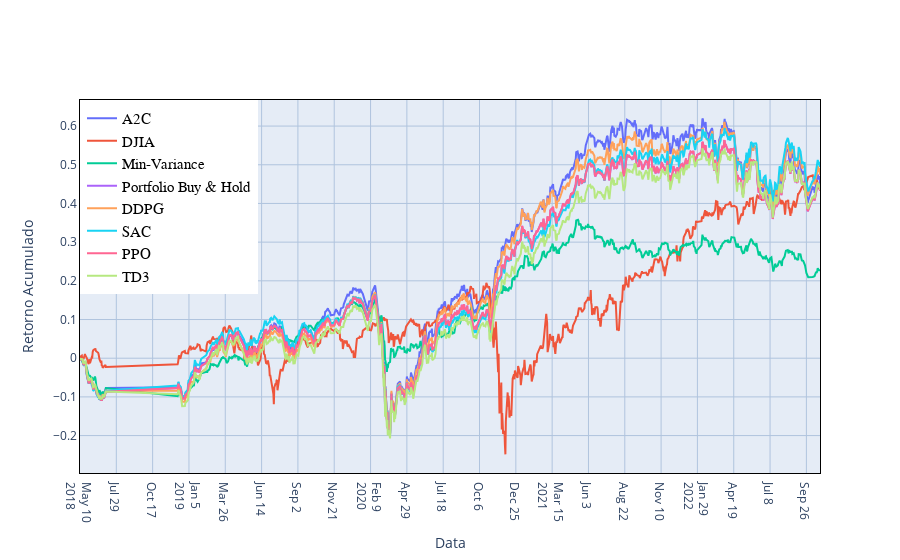

Notebook code cell kept with this figure:
### Code cell
fig = go.Figure()
fig.add_trace(trace0_portfolio)
fig.add_trace(trace1_portfolio)
fig.add_trace(trace2_portfolio)
fig.add_trace(trace3_portfolio)
fig.add_trace(trace4_portfolio)
fig.add_trace(trace5_portfolio)
fig.add_trace(trace6_portfolio)
fig.add_trace(trace7_portfolio)




fig.update_layout(
    legend=dict(
        x=0,
        y=1,
        traceorder="normal",
        font=dict(
            family="arial",
            size=15,
            color="black"
        ),
        bgcolor="White",
        bordercolor="white",
        borderwidth=2
        
    ),
)
#fig.update_layout(legend_orientation="h")
fig.update_layout(title={
        #'text': "Cumulative Return using FinRL",
        'y':0.85,
        'x':0.85,
        'xanchor': 'center',
        'yanchor': 'top'})
#with Transaction cost
#fig.update_layout(title =  'Quarterly Trade Date')
fig.update_layout(
#    margin=dict(l=20, r=20, t=20, b=20),

    #paper_bgcolor='rgba(1,1,0,0)',
    #paper_bgcolor='rgb(255,1,0)',
    #plot_bgcolor='rgba(1, 1, 0, 0)',
    xaxis_title="Data",
    yaxis_title="Retorno Acumulado",

    xaxis={'type': 'date', 
       'tick0': time_ind[0], 
        'tickmode': 'linear', 
       'dtick': 86400000.0 *80}

)
fig.update_xaxes(showline=True,linecolor='black',showgrid=True, gridwidth=1, gridcolor='LightSteelBlue',mirror=True)
fig.update_yaxes(showline=True,linecolor='black',showgrid=True, gridwidth=1, gridcolor='LightSteelBlue',mirror=True)
fig.update_yaxes(zeroline=True, zerolinewidth=1, zerolinecolor='LightSteelBlue')

fig.show()

### Figure 1 — Plotly figure (JSON) as saved in the notebook; plotly's stock layout.template omitted (floating-point values rounded to 4 significant figures; data arrays with more than 128 entries replaced by an {"elided": "..."} marker saying what was removed)
{"data": [{"mode": "lines", "name": "A2C", "type": "scatter", "x": {"elided": "893 str values"}, "y": {"elided": "893 float values"}}, {"mode": "lines", "name": "DJIA", "type": "scatter", "x": {"elided": "893 str values"}, "y": {"elided": "1125 float values"}}, {"mode": "lines", "name": "Min-Variance", "type": "scatter", "x": {"elided": "893 str values"}, "y": {"elided": "893 float values"}}, {"mode": "lines", "name": "Portfolio Buy & Hold", "type": "scatter", "x": {"elided": "893 str values"}, "y": {"elided": "893 float values"}}, {"mode": "lines", "name": "DDPG", "type": "scatter", "x": {"elided": "893 str values"}, "y": {"elided": "893 float values"}}, {"mode": "lines", "name": "SAC", "type": "scatter", "x": {"elided": "893 str values"}, "y": {"elided": "893 float values"}}, {"mode": "lines", "name": "PPO", "type": "scatter", "x": {"elided": "893 str values"}, "y": {"elided": "893 float values"}}, {"mode": "lines", "name": "TD3", "type": "scatter", "x": {"elided": "893 str values"}, "y": {"elided": "893 float values"}}], "layout": {"legend": {"bgcolor": "White", "bordercolor": "white", "borderwidth": 2, "font": {"color": "black", "family": "arial", "size": 15}, "traceorder": "normal", "x": 0, "y": 1}, "title": {"x": 0.85, "xanchor": "center", "y": 0.85, "yanchor": "top"}, "xaxis": {"dtick": 6912000000, "gridcolor": "LightSteelBlue", "gridwidth": 1, "linecolor": "black", "mirror": true, "showgrid": true, "showline": true, "tick0": "2018-05-10T00:00:00", "tickmode": "linear", "title": {"text": "Data"}, "type": "date"}, "yaxis": {"gridcolor": "LightSteelBlue", "gridwidth": 1, "linecolor": "black", "mirror": true, "showgrid": true, "showline": true, "title": {"text": "Retorno Acumulado"}, "zeroline": true, "zerolinecolor": "LightSteelBlue", "zerolinewidth": 1}}}
